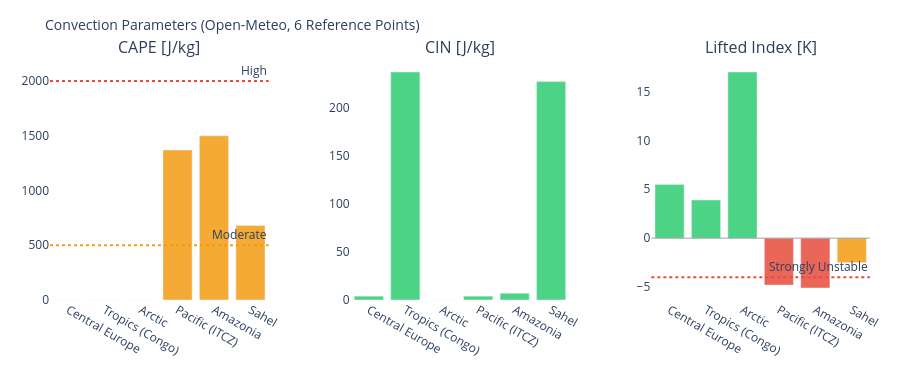

This figure's notebook cell:
### Markdown cell above
---
## 3. Visualizations

### Code cell
# ============================================================
# CAPE / CIN / LIFTED INDEX – Convection potential
# ============================================================

if not df_atm.empty:
    fig = make_subplots(
        rows=1, cols=3,
        subplot_titles=['CAPE [J/kg]', 'CIN [J/kg]', 'Lifted Index [K]'],
        horizontal_spacing=0.1
    )
    pts = df_atm['point'].tolist()
    pt_colors = ['#E85D24','#185FA5','#888780','#378ADD','#639922','#F2A623']

    # CAPE – höher = mehr Gewitterpotential
    cape_vals = df_atm['cape'].fillna(0).tolist()
    cape_colors = ['#e74c3c' if v > 2000 else '#f39c12' if v > 500 else '#2ecc71'
                   for v in cape_vals]
    fig.add_trace(go.Bar(x=pts, y=cape_vals, marker_color=cape_colors,
                         opacity=0.85, showlegend=False), row=1, col=1)
    fig.add_hline(y=2000, line_dash='dot', line_color='#e74c3c',
                  annotation_text='High', row=1, col=1)
    fig.add_hline(y=500,  line_dash='dot', line_color='#f39c12',
                  annotation_text='Moderate', row=1, col=1)

    # CIN – negativer = stärker gedeckelt (weniger Auslöse)
    cin_vals = df_atm['cin'].fillna(0).tolist()
    cin_colors = ['#e74c3c' if v < -200 else '#f39c12' if v < -50 else '#2ecc71'
                  for v in cin_vals]
    fig.add_trace(go.Bar(x=pts, y=cin_vals, marker_color=cin_colors,
                         opacity=0.85, showlegend=False), row=1, col=2)

    # Lifted Index – negativ = instabil
    li_vals = df_atm['li'].fillna(0).tolist()
    li_colors = ['#e74c3c' if v < -4 else '#f39c12' if v < 0 else '#2ecc71'
                 for v in li_vals]
    fig.add_trace(go.Bar(x=pts, y=li_vals, marker_color=li_colors,
                         opacity=0.85, showlegend=False), row=1, col=3)
    fig.add_hline(y=0, line_color='gray', line_width=0.7, row=1, col=3)
    fig.add_hline(y=-4, line_dash='dot', line_color='#e74c3c',
                  annotation_text='Strongly Unstable', row=1, col=3)

    fig.update_layout(
        title=dict(text='Convection Parameters (Open-Meteo, 6 Reference Points)', font=dict(size=14)),
        height=380, plot_bgcolor='rgba(0,0,0,0)', paper_bgcolor='rgba(0,0,0,0)',
        margin=dict(l=50, r=30, t=60, b=80)
    )
    fig.update_xaxes(tickangle=30)
    fig.show()

### Figure 1 — Plotly figure (JSON) as saved in the notebook; plotly's stock layout.template omitted (floating-point values rounded to 4 significant figures)
{"data": [{"marker": {"color": ["#2ecc71", "#2ecc71", "#2ecc71", "#f39c12", "#f39c12", "#f39c12"]}, "opacity": 0.85, "showlegend": false, "type": "bar", "x": ["Central Europe", "Tropics (Congo)", "Arctic", "Pacific (ITCZ)", "Amazonia", "Sahel"], "xaxis": "x", "y": [0.0, 0.0, 0.0, 1370.0, 1500.0, 680.0], "yaxis": "y"}, {"marker": {"color": ["#2ecc71", "#2ecc71", "#2ecc71", "#2ecc71", "#2ecc71", "#2ecc71"]}, "opacity": 0.85, "showlegend": false, "type": "bar", "x": ["Central Europe", "Tropics (Congo)", "Arctic", "Pacific (ITCZ)", "Amazonia", "Sahel"], "xaxis": "x2", "y": [4.0, 237.0, 0.0, 4.0, 7.0, 227.0], "yaxis": "y2"}, {"marker": {"color": ["#2ecc71", "#2ecc71", "#2ecc71", "#e74c3c", "#e74c3c", "#f39c12"]}, "opacity": 0.85, "showlegend": false, "type": "bar", "x": ["Central Europe", "Tropics (Congo)", "Arctic", "Pacific (ITCZ)", "Amazonia", "Sahel"], "xaxis": "x3", "y": [5.5, 3.9, 17.0, -4.8, -5.1, -2.5], "yaxis": "y3"}], "layout": {"annotations": [{"font": {"size": 16}, "showarrow": false, "text": "CAPE [J/kg]", "x": 0.1333, "xanchor": "center", "xref": "paper", "y": 1.0, "yanchor": "bottom", "yref": "paper"}, {"font": {"size": 16}, "showarrow": false, "text": "CIN [J/kg]", "x": 0.5, "xanchor": "center", "xref": "paper", "y": 1.0, "yanchor": "bottom", "yref": "paper"}, {"font": {"size": 16}, "showarrow": false, "text": "Lifted Index [K]", "x": 0.8667, "xanchor": "center", "xref": "paper", "y": 1.0, "yanchor": "bottom", "yref": "paper"}, {"showarrow": false, "text": "High", "x": 1, "xanchor": "right", "xref": "x domain", "y": 2000, "yanchor": "bottom", "yref": "y"}, {"showarrow": false, "text": "Moderate", "x": 1, "xanchor": "right", "xref": "x domain", "y": 500, "yanchor": "bottom", "yref": "y"}, {"showarrow": false, "text": "Strongly Unstable", "x": 1, "xanchor": "right", "xref": "x3 domain", "y": -4, "yanchor": "bottom", "yref": "y3"}], "height": 380, "margin": {"b": 80, "l": 50, "r": 30, "t": 60}, "paper_bgcolor": "rgba(0,0,0,0)", "plot_bgcolor": "rgba(0,0,0,0)", "shapes": [{"line": {"color": "#e74c3c", "dash": "dot"}, "type": "line", "x0": 0, "x1": 1, "xref": "x domain", "y0": 2000, "y1": 2000, "yref": "y"}, {"line": {"color": "#f39c12", "dash": "dot"}, "type": "line", "x0": 0, "x1": 1, "xref": "x domain", "y0": 500, "y1": 500, "yref": "y"}, {"line": {"color": "gray", "width": 0.7}, "type": "line", "x0": 0, "x1": 1, "xref": "x3 domain", "y0": 0, "y1": 0, "yref": "y3"}, {"line": {"color": "#e74c3c", "dash": "dot"}, "type": "line", "x0": 0, "x1": 1, "xref": "x3 domain", "y0": -4, "y1": -4, "yref": "y3"}], "title": {"font": {"size": 14}, "text": "Convection Parameters (Open-Meteo, 6 Reference Points)"}, "xaxis": {"anchor": "y", "domain": [0.0, 0.2667], "tickangle": 30}, "xaxis2": {"anchor": "y2", "domain": [0.3667, 0.6333], "tickangle": 30}, "xaxis3": {"anchor": "y3", "domain": [0.7333, 1.0], "tickangle": 30}, "yaxis": {"anchor": "x", "domain": [0.0, 1.0]}, "yaxis2": {"anchor": "x2", "domain": [0.0, 1.0]}, "yaxis3": {"anchor": "x3", "domain": [0.0, 1.0]}}}
